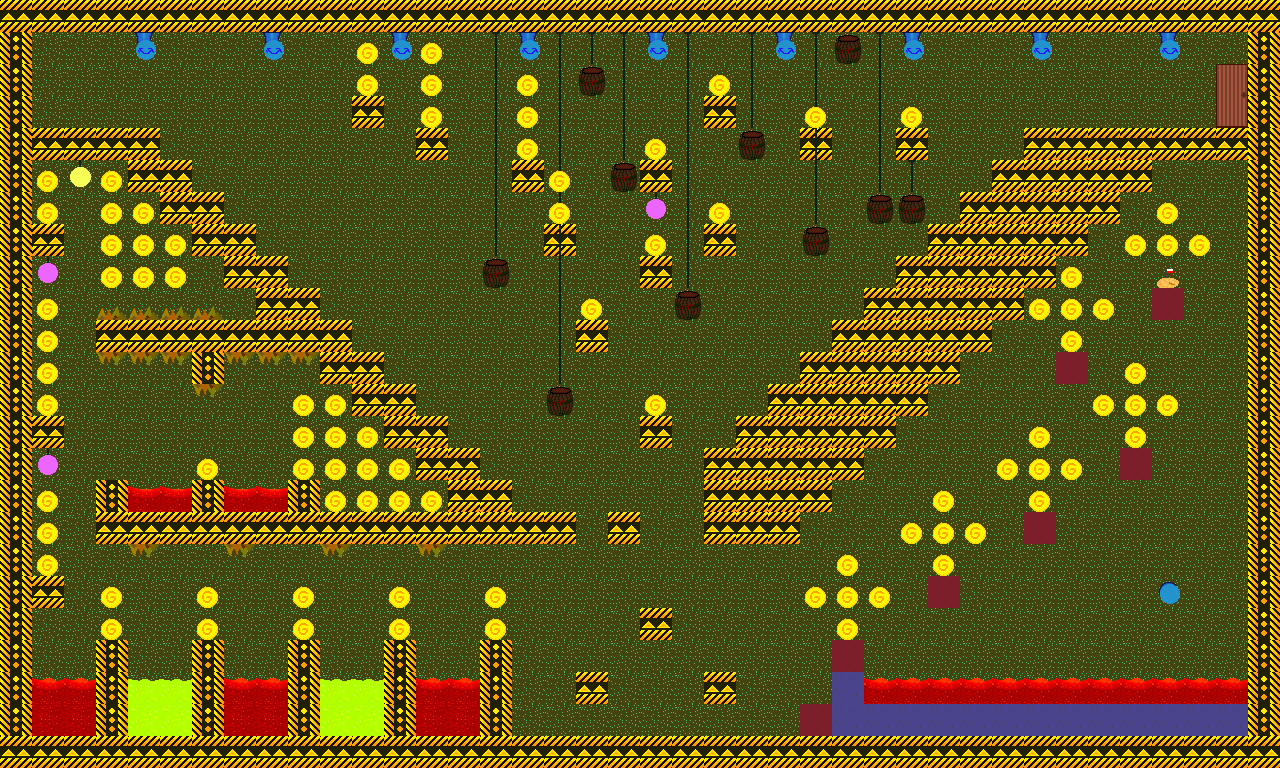

The image is a tile-based game level rendered from a .tmx file. Its description and source (layers, tilesets, objects; grid data summarised) follow:
An orthogonal 40x24 tile map with 32x32 px tiles, 6 tile layers (first, second, third, lights, ...).

<map version="1.0" orientation="orthogonal" renderorder="right-down" width="40" height="24" tilewidth="32" tileheight="32" nextobjectid="1">
 <tileset firstgid="1" source="tilesheet.tsx" />
 <layer name="first" width="40" height="24">
  <data>[960 cells, 960 non-empty, 1 distinct tile ids]</data>
 </layer>
 <layer name="second" width="40" height="24">
  <data>[960 cells, 294 non-empty, 4 distinct tile ids]</data>
 </layer>
 <layer name="third" width="40" height="24">
  <data>[960 cells, 60 non-empty, 5 distinct tile ids]</data>
 </layer>
 <layer name="lights" width="40" height="24">
  <data>[960 cells, 46 non-empty, 6 distinct tile ids]</data>
 </layer>
 <layer name="active" width="40" height="24">
  <data>[960 cells, 153 non-empty, 11 distinct tile ids]</data>
 </layer>
 <layer name="enemy" width="40" height="24">
  <data>[960 cells, 0 non-empty, 0 distinct tile ids]</data>
 </layer>
</map>
